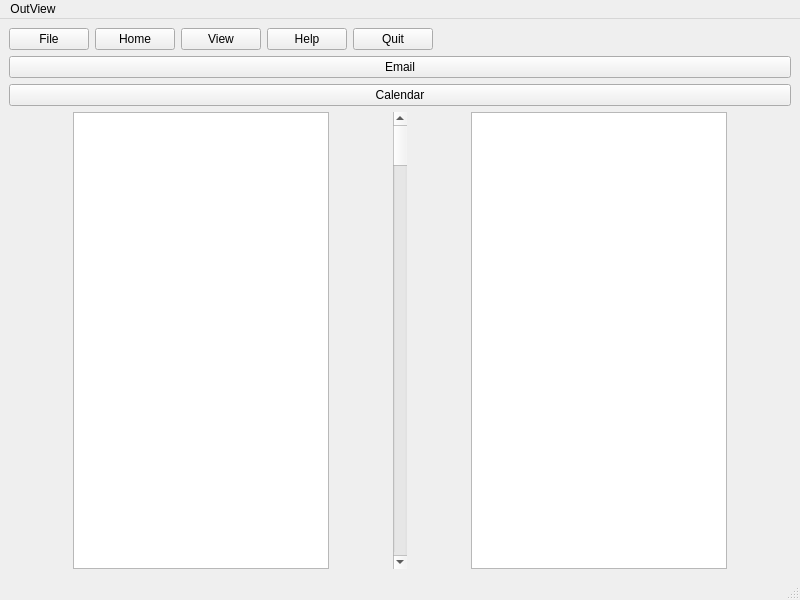
<?xml version="1.0" encoding="UTF-8"?>
<ui version="4.0">
 <class>MainWindow</class>
 <widget class="QMainWindow" name="MainWindow">
  <property name="geometry">
   <rect>
    <x>0</x>
    <y>0</y>
    <width>800</width>
    <height>600</height>
   </rect>
  </property>
  <property name="sizePolicy">
   <sizepolicy hsizetype="Fixed" vsizetype="Preferred">
    <horstretch>0</horstretch>
    <verstretch>0</verstretch>
   </sizepolicy>
  </property>
  <property name="windowTitle">
   <string>MainWindow</string>
  </property>
  <widget class="QWidget" name="centralwidget">
   <layout class="QVBoxLayout" name="verticalLayout">
    <item>
     <layout class="QHBoxLayout" name="horizontalLayout">
      <item>
       <widget class="QPushButton" name="File_Button">
        <property name="text">
         <string>File</string>
        </property>
       </widget>
      </item>
      <item>
       <widget class="QPushButton" name="Home_Button">
        <property name="text">
         <string>Home</string>
        </property>
       </widget>
      </item>
      <item>
       <widget class="QPushButton" name="View_Button">
        <property name="text">
         <string>View</string>
        </property>
       </widget>
      </item>
      <item>
       <widget class="QPushButton" name="Help_Button">
        <property name="text">
         <string>Help</string>
        </property>
       </widget>
      </item>
      <item>
       <widget class="QPushButton" name="Quit_Button">
        <property name="text">
         <string>Quit</string>
        </property>
       </widget>
      </item>
      <item>
       <spacer name="horizontalSpacer">
        <property name="orientation">
         <enum>Qt::Orientation::Horizontal</enum>
        </property>
        <property name="sizeType">
         <enum>QSizePolicy::Policy::Expanding</enum>
        </property>
        <property name="sizeHint" stdset="0">
         <size>
          <width>40</width>
          <height>20</height>
         </size>
        </property>
       </spacer>
      </item>
     </layout>
    </item>
    <item>
     <layout class="QVBoxLayout" name="verticalLayout_2">
      <item>
       <widget class="QPushButton" name="Email_Button">
        <property name="text">
         <string>Email</string>
        </property>
       </widget>
      </item>
      <item>
       <widget class="QPushButton" name="Calendar_Button">
        <property name="text">
         <string>Calendar</string>
        </property>
       </widget>
      </item>
     </layout>
    </item>
    <item>
     <layout class="QVBoxLayout" name="verticalLayout_4">
      <item>
       <layout class="QHBoxLayout" name="horizontalLayout_2">
        <property name="spacing">
         <number>0</number>
        </property>
        <item>
         <widget class="QListWidget" name="listWidget">
          <property name="sizePolicy">
           <sizepolicy hsizetype="Fixed" vsizetype="Expanding">
            <horstretch>0</horstretch>
            <verstretch>0</verstretch>
           </sizepolicy>
          </property>
          <property name="styleSheet">
           <string notr="true"/>
          </property>
          <property name="autoScrollMargin">
           <number>16</number>
          </property>
         </widget>
        </item>
        <item>
         <widget class="QScrollBar" name="verticalScrollBar">
          <property name="orientation">
           <enum>Qt::Orientation::Vertical</enum>
          </property>
         </widget>
        </item>
        <item>
         <widget class="QListWidget" name="listWidget_2">
          <property name="sizePolicy">
           <sizepolicy hsizetype="Fixed" vsizetype="Expanding">
            <horstretch>0</horstretch>
            <verstretch>0</verstretch>
           </sizepolicy>
          </property>
         </widget>
        </item>
       </layout>
      </item>
     </layout>
    </item>
   </layout>
  </widget>
  <widget class="QMenuBar" name="menubar">
   <property name="geometry">
    <rect>
     <x>0</x>
     <y>0</y>
     <width>800</width>
     <height>17</height>
    </rect>
   </property>
   <widget class="QMenu" name="menuOutView">
    <property name="title">
     <string>OutView</string>
    </property>
   </widget>
   <addaction name="menuOutView"/>
  </widget>
  <widget class="QStatusBar" name="statusbar"/>
  <action name="actionNew_Email">
   <property name="text">
    <string>New Email</string>
   </property>
   <property name="menuRole">
    <enum>QAction::MenuRole::NoRole</enum>
   </property>
  </action>
 </widget>
 <resources/>
 <connections/>
</ui>
